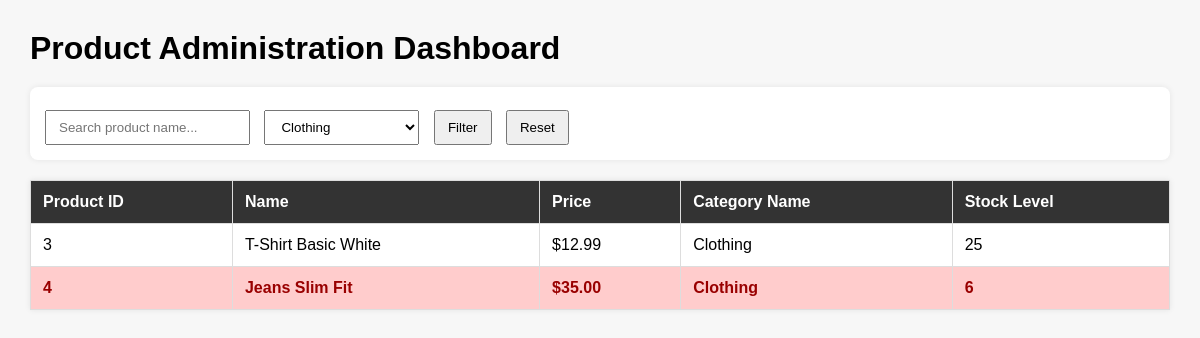
/Mini_project/index.php?category_id=2, run on the app's committed database.
### tables this page shows
CREATE TABLE `products` (
  `id` int(11) NOT NULL,
  `name` varchar(150) NOT NULL,
  `price` decimal(10,2) NOT NULL,
  `category_id` int(11) NOT NULL,
  `stock` int(11) NOT NULL
);

CREATE TABLE `categories` (
  `id` int(11) NOT NULL,
  `category_name` varchar(100) NOT NULL
);

### Mini_project/index.php (the view, shortened to what this page needs)
<?php
$database = new Database();
$conn = $database->connect();
$search = isset($_GET['search']) ? trim($_GET['search']) : '';
$category_id = isset($_GET['category_id']) ? trim($_GET['category_id']) : '';
$categorySql = "SELECT id, category_name FROM categories ORDER BY category_name ASC";
$categoryStmt = $conn->prepare($categorySql);
$categoryStmt->execute();
$categories = $categoryStmt->fetchAll(PDO::FETCH_ASSOC);
$sql = "SELECT
            products.id,
            products.name,
            products.price,
            categories.category_name,
            products.stock
        FROM products
        INNER JOIN categories ON products.category_id = categories.id
        WHERE 1=1";
$params = [];
if (!empty($category_id)) {
    $sql .= " AND products.category_id = :category_id";
    $params[':category_id'] = $category_id;
}
$sql .= " ORDER BY products.id ASC";
$stmt = $conn->prepare($sql);
$stmt->execute($params);
$products = $stmt->fetchAll(PDO::FETCH_ASSOC);
?>
<!DOCTYPE html>
<html lang="en">
<head>
</head>
<body>
    <h1>Product Administration Dashboard</h1>
    <form method="GET" action="">
        <input
            type="text"
            name="search"
            placeholder="Search product name..."
            value="<?php echo htmlspecialchars($search); ?>"
        >
        <select name="category_id">
            <?php foreach ($categories as $category): ?>
                <option
                    value="<?php echo $category['id']; ?>"
                    <?php echo ($category_id == $category['id']) ? 'selected' : ''; ?>
                >
                    <?php echo htmlspecialchars($category['category_name']); ?>
                </option>
            <?php endforeach; ?>
        </select>
        <button type="submit">Filter</button>
        <a href="index.php" style="text-decoration:none;">
            <button type="button">Reset</button>
        </a>
    </form>
    <table>
        <thead>
            <tr>
                <th>Product ID</th>
                <th>Name</th>
                <th>Price</th>
                <th>Category Name</th>
                <th>Stock Level</th>
            </tr>
        </thead>
        <tbody>
            <?php if (count($products) > 0): ?>
                <?php foreach ($products as $product): ?>
                    <tr class="<?php echo ($product['stock'] < 10) ? 'low-stock' : ''; ?>">
                        <td><?php echo htmlspecialchars($product['id']); ?></td>
                        <td><?php echo htmlspecialchars($product['name']); ?></td>
                        <td>$<?php echo htmlspecialchars($product['price']); ?></td>
                        <td><?php echo htmlspecialchars($product['category_name']); ?></td>
                        <td><?php echo htmlspecialchars($product['stock']); ?></td>
                    </tr>
                <?php endforeach; ?>
            <?php else: ?>
                <tr>
                    <td colspan="5" class="no-data">No products found.</td>
                </tr>
            <?php endif; ?>
        </tbody>
    </table>
</body>
</html>

### Mini_project/index.php (style rules this page uses)
body { font-family: Arial, sans-serif; margin: 30px; background-color: #f7f7f7; }
h1 { margin-bottom: 20px; }
form { margin-bottom: 20px; padding: 15px; background: white; border-radius: 8px; box-shadow: 0 0 6px rgba(0,0,0,0.08); }
input, select, button { padding: 8px 12px; margin-right: 10px; margin-top: 8px; }
table { width: 100%; border-collapse: collapse; background: white; box-shadow: 0 0 6px rgba(0,0,0,0.08); }
th, td { border: 1px solid #ddd; padding: 12px; text-align: left; }
th { background-color: #333; color: white; }
.low-stock { background-color: #ffcccc; color: #900; font-weight: bold; }

### data on the page
products: id "3", name "T-Shirt Basic White", price "12.99", category.category_name "Clothing", stock "25"
products: id "4", name "Jeans Slim Fit", price "35.00", category.category_name "Clothing", stock "6"

### other printed values
form field category_id "Clothing"
